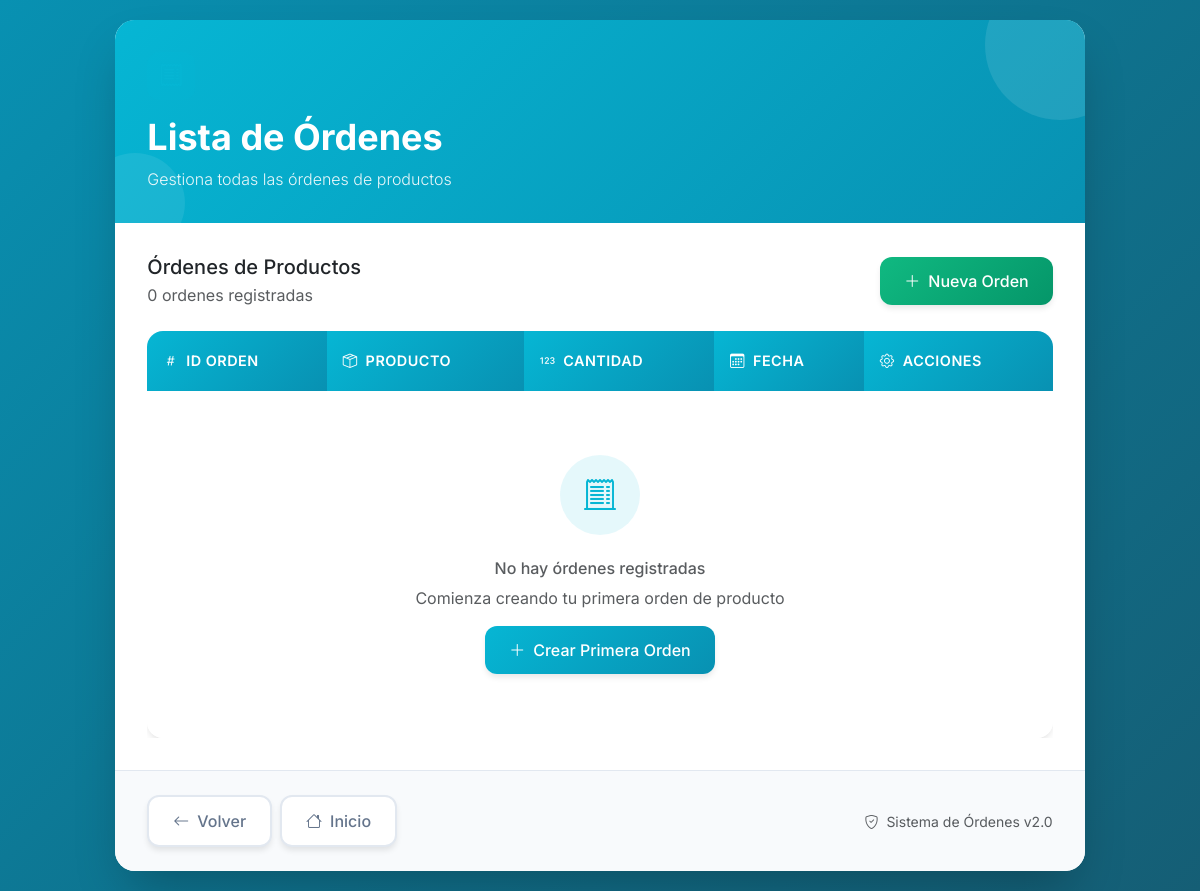
Before: /productos/ordenes/ with the older database file.
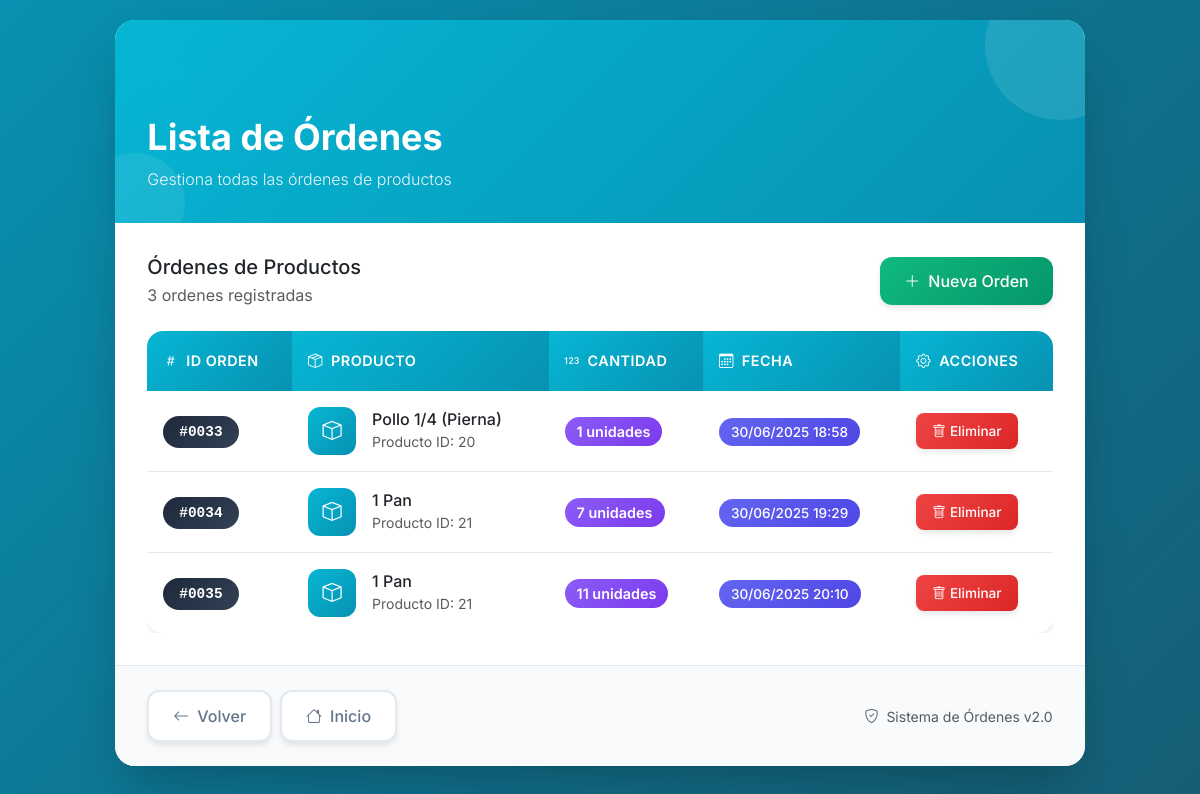
After: the same page with the newer database file.
### CrudProducto/models.py (models this page shows, shortened)
class Orden(models.Model):
    producto = models.ForeignKey(Producto, on_delete=models.CASCADE, limit_choices_to={'stock__gt': 0})  # Solo productos con stock > 0
    cantidad = models.PositiveIntegerField()
    fecha_creacion = models.DateTimeField(auto_now_add=True)

class Producto(models.Model):
    nombre = models.CharField(max_length=100)
    precio = models.DecimalField(max_digits=10, decimal_places=2)
    stock = models.PositiveIntegerField()

### CrudProducto/views.py (the view)
# urls.py: path('ordenes/', views.listar_ordenes, name='listar_ordenes'),
def listar_ordenes(request):
    ordenes = Orden.objects.all()
    return render(request, 'orden.html', {
        'ordenes': ordenes,
        'title': 'Lista de Órdenes',
        'vista': 'lista'
    })

### CrudProducto/templates/orden.html (shortened to what the changed rows need)
<!DOCTYPE html>
<html lang="es">
<head>
    <link href="https://cdn.jsdelivr.net/npm/bootstrap@5.3.0/dist/css/bootstrap.min.css" rel="stylesheet">
    <link rel="stylesheet" href="https://cdn.jsdelivr.net/npm/bootstrap-icons@1.11.0/font/bootstrap-icons.css">
</head>
<body>
    <div class="container-fluid px-3">
        <div class="row justify-content-center">
            <div class="col-12 col-xl-10">
                <div class="main-container fade-in">
                    <div class="header-section">
                        <h1 class="header-title">{{ title }}</h1>
                    </div>
                    <div class="content-section">
                        {% if vista == "lista" %}
                            <div class="d-flex justify-content-between align-items-center mb-4">
                                <div>
                                    <h5 class="mb-1">Órdenes de Productos</h5>
                                    <p class="text-muted mb-0">{{ ordenes|length }} orden{{ ordenes|length|pluralize:"es" }} registrada{{ ordenes|length|pluralize:",s" }}</p>
                                </div>
                                <a href="{% url 'productos:crear_orden' %}" class="btn btn-success-elegant btn-elegant">
                                    <i class="bi bi-plus-lg me-2"></i>Nueva Orden
                                </a>
                            </div>
                            <div class="table-responsive">
                                <table class="table table-elegant mb-0">
                                    <thead>
                                        <tr>
                                            <th><i class="bi bi-hash me-2"></i>ID Orden</th>
                                            <th><i class="bi bi-box-seam me-2"></i>Producto</th>
                                            <th><i class="bi bi-123 me-2"></i>Cantidad</th>
                                            <th><i class="bi bi-calendar3 me-2"></i>Fecha</th>
                                            <th><i class="bi bi-gear me-2"></i>Acciones</th>
                                        </tr>
                                    </thead>
                                    <tbody>
                                        {% for orden in ordenes %}
                                        <tr>
                                            <td>
                                                <span class="order-id-badge">#{{ orden.id|stringformat:"04d" }}</span>
                                            </td>
                                            <td>
                                                <div class="product-info">
                                                    <div class="product-icon">
                                                        <i class="bi bi-box"></i>
                                                    </div>
                                                    <div>
                                                        <h6 class="mb-0">{{ orden.producto.nombre }}</h6>
                                                        <small class="text-muted">Producto ID: {{ orden.producto.id }}</small>
                                                    </div>
                                                </div>
                                            </td>
                                            <td>
                                                <span class="quantity-badge">{{ orden.cantidad }} unidades</span>
                                            </td>
                                            <td>
                                                <span class="date-badge">{{ orden.fecha_creacion|date:"d/m/Y H:i" }}</span>
                                            </td>
                                            <td>
                                                <div class="action-buttons">
                                                    <a href="{% url 'productos:eliminar_orden' orden.id %}"
                                                       class="btn btn-danger-elegant btn-sm-elegant btn-elegant"
                                                       title="Eliminar orden">
                                                        <i class="bi bi-trash me-1"></i>Eliminar
                                                    </a>
                                                </div>
                                            </td>
                                        </tr>
                                        {% empty %}
                                        <tr>
                                            <td colspan="5">
                                                <div class="empty-state">
                                                    <div class="empty-state-icon">
                                                        <i class="bi bi-receipt-cutoff"></i>
                                                    </div>
                                                    <h6 class="text-muted mb-2">No hay órdenes registradas</h6>
                                                    <p class="text-muted mb-3">Comienza creando tu primera orden de producto</p>
                                                    <a href="{% url 'productos:crear_orden' %}" class="btn btn-primary-elegant btn-elegant">
                                                        <i class="bi bi-plus-lg me-2"></i>Crear Primera Orden
                                                    </a>
                                                </div>
                                            </td>
                                        </tr>
                                        {% endfor %}
                                    </tbody>
                                </table>
                            </div>
                        {% endif %}
                    </div>
                </div>
            </div>
        </div>
    </div>
</body>
</html>

Changed rows visible on the page:
added Orden: id "0033", producto.nombre "Pollo 1/4 (Pierna)", producto.id "20", cantidad "1", fecha_creacion "30/06/2025 18:58"
added Orden: id "0034", producto.nombre "1 Pan", producto.id "21", cantidad "7", fecha_creacion "30/06/2025 19:29"
added Orden: id "0035", producto.nombre "1 Pan", producto.id "21", cantidad "11", fecha_creacion "30/06/2025 20:10"
Other visible differences:
{{ ordenes|length }}: "0" → "3"
text no longer shown: "No hay órdenes registradas Comienza creando tu primera orden de producto Crear Primera Orden"
